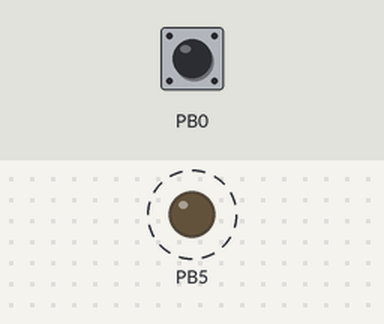
A program run on a simulated ATmega328P, built with avr-gcc and emulated at 1 MHz. On the bench: output pins drawn as LEDs (lit = HIGH). Dashed ring = blinking. The inputs (shaded band) are chosen by the test bench; at power-on: PB0 HIGH.

Above: at 1.8 s.
1.9 s: PB0 pulled LOW for 3.2 s
At 5.6 s:
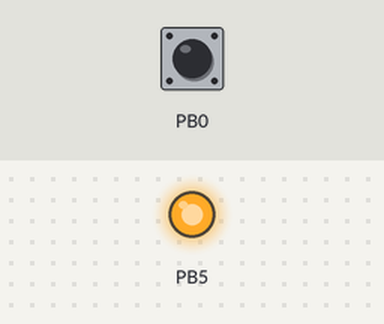
At 6.0 s:
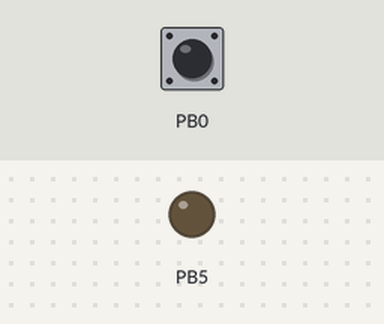
Timing chart, 0 to 12.6 s (numbered marks = the images above; inputs shaded):
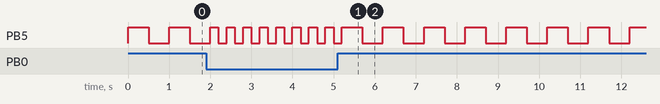

The program:

main.c
```c
// dualRateBlinkerC.c

#include <avr/io.h>
#define F_CPU 1000000UL        // define CPU clock speed for delay.h
#include <util/delay.h>

int main(void)
{
	DDRB = DDRB | 0b00100000;  // configure PB5 as an output
	DDRB = DDRB & 0b11111110;  // configure PB0 as an input
	PORTB = PORTB | 0b00000001; // pull-up PB0
	while (1)
	{
		PORTB = PORTB ^ 0b00100000; // toggle PB5
		if (PINB & 0b00000001)      // if PB0 is high
		_delay_ms(500);         // delay 500ms
		else
		_delay_ms(200);         // otherwise delay 200ms
	}
	return 0;
}
```
